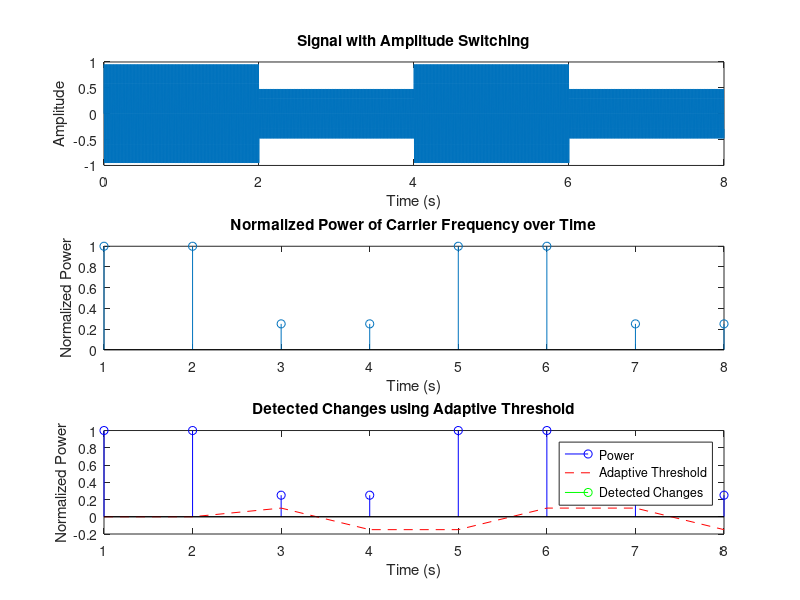

Reproduce this figure in MATLAB.
clear;
close all;
clc;




% Parameters
fs = 1000;            % Sampling frequency
f = 100;              % Carrier frequency
total_duration = 8;   % Total duration of the signal in seconds
N = fs * total_duration;  % Total number of samples
t = (0:N-1)/fs;       % Time vector

% Create a signal with amplitude switching every second
signal = [sin(2*pi*f*t(1:N/4)), 0.5*sin(2*pi*f*t(N/4+1:N/2)), ...
          sin(2*pi*f*t(N/2+1:3*N/4)), 0.5*sin(2*pi*f*t(3*N/4+1:end))];

% Parameters for Goertzel algorithm
segment_duration = 1;   % Duration of each segment in seconds
segment_size = fs * segment_duration; % Segment size in samples
num_segments = total_duration / segment_duration; % Number of segments

% Initialize Goertzel algorithm parameters
k = round(f*segment_duration);  % Frequency bin for the segment
omega = 2 * pi * k / segment_size;
coeff = 2 * cos(omega);

% Initialize array to store power of the carrier frequency
power = zeros(1, num_segments);

% Loop through each segment and apply Goertzel algorithm
for seg = 1:num_segments
    s_prev = 0;
    s_prev2 = 0;
    start_idx = (seg-1)*segment_size + 1;
    end_idx = seg*segment_size;
    for j = start_idx:end_idx
        s = signal(j) + coeff * s_prev - s_prev2;
        s_prev2 = s_prev;
        s_prev = s;
    end
    % Calculate power
    power(seg) = s_prev2^2 + s_prev^2 - coeff * s_prev * s_prev2;
end

% Normalize power to see the variations clearly
normalized_power = power / max(power);

% Parameters for adaptive threshold
window_size = 3; % Size of the moving window
alpha = 1.5;    % Multiplier for standard deviation to define the threshold

% Initialize array to store adaptive thresholds
adaptive_threshold = zeros(1, num_segments);

% Calculate adaptive thresholds
for i = window_size:num_segments
    window_data = normalized_power(i-window_size+1:i);
    moving_avg = mean(window_data);
    moving_std = std(window_data);
    adaptive_threshold(i) = moving_avg - alpha * moving_std;
end

% Detect changes using adaptive threshold
changes_adaptive = find(normalized_power < adaptive_threshold);

% Plot the results
figure;
subplot(3,1,1);
plot(t, signal);
title('Signal with Amplitude Switching');
xlabel('Time (s)');
ylabel('Amplitude');

subplot(3,1,2);
stem((1:num_segments)*segment_duration, normalized_power);
title('Normalized Power of Carrier Frequency over Time');
xlabel('Time (s)');
ylabel('Normalized Power');

subplot(3,1,3);
stem((1:num_segments)*segment_duration, normalized_power, 'b');
hold on;
plot((1:num_segments)*segment_duration, adaptive_threshold, 'r--');
stem(changes_adaptive * segment_duration, normalized_power(changes_adaptive), 'g');
title('Detected Changes using Adaptive Threshold');
xlabel('Time (s)');
ylabel('Normalized Power');
legend('Power', 'Adaptive Threshold', 'Detected Changes');
hold off;
